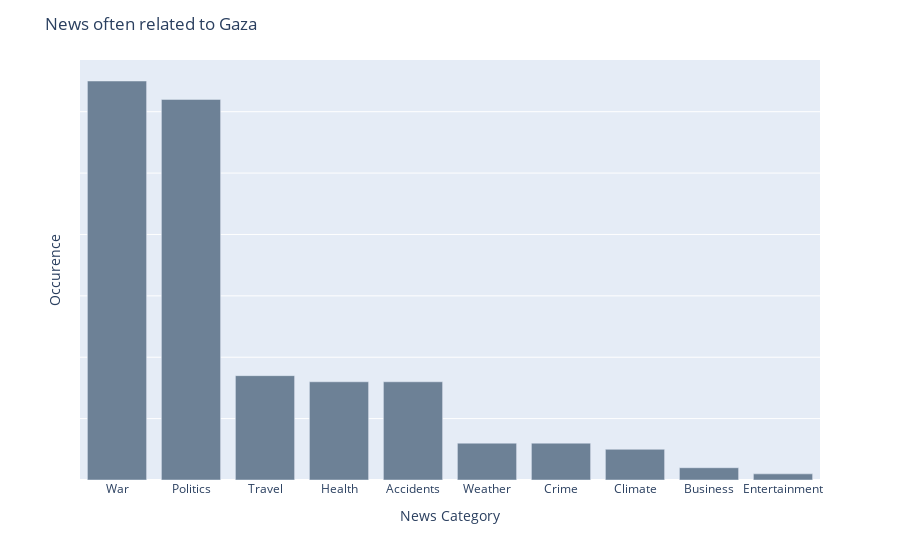

Source (notebook cell):
### Markdown cell above
## What news was cognizance with a particular city?

### Code cell
def city_labels(city):
    """
    Plot the distribution of news categories (predicted labels)
    associated with a given city.

    Steps:
    1. Filter df_preds for rows matching the selected city.
    2. Count how many times each predicted label (category) appears.
    3. Plot the results as a bar chart.
    """

    if city in city_list:
        # Filter rows for the selected city and count label frequencies
        df = (
            df_new_pred[df_new_pred['cities'] == city]['predicted_label']
            .value_counts()    # count occurrences of each category
            .reset_index()     # convert Series → DataFrame
        )

        # By default, value_counts gives columns ["index", "predicted_label"]
        # You might want to rename them for clarity:
        # df.columns = ["predicted_label", "count"]

        # Create a bar chart of categories vs. counts
        fig = px.bar(df, x="predicted_label", y="count")

        # Customize layout (title, axis labels, hide y-ticks if desired)
        fig.update_layout(
            title_text=f"News often related to {city}",
            xaxis_title="\n News Category",
            yaxis_title="Number of Occurence",
            yaxis=dict(title="Occurence", showticklabels=False, ticks="")
            # yaxis_range=[0,10]   # optional: fix the y-axis range
        )

        # Customize bar color
        fig.update_traces(marker_color='#6D8196')

        # Show the plot
        fig.show()
    else:
        # If the city is not found in your city_list
        print(f"{city} could not be sourced!")


# Example usage
city_labels('Gaza')

### Figure 1 — Plotly figure (JSON) as saved in the notebook; plotly's stock layout.template omitted (floating-point values rounded to 4 significant figures)
{"data": [{"hovertemplate": "predicted_label=%{x}<br>count=%{y}<extra></extra>", "legendgroup": "", "marker": {"color": "#6D8196", "pattern": {"shape": ""}}, "name": "", "orientation": "v", "showlegend": false, "textposition": "auto", "type": "bar", "x": ["War", "Politics", "Travel", "Health", "Accidents", "Weather", "Crime", "Climate", "Business", "Entertainment"], "xaxis": "x", "y": [65, 62, 17, 16, 16, 6, 6, 5, 2, 1], "yaxis": "y"}], "layout": {"barmode": "relative", "legend": {"tracegroupgap": 0}, "margin": {"t": 60}, "title": {"text": "News often related to Gaza"}, "xaxis": {"anchor": "y", "domain": [0, 1], "title": {"text": "\n News Category"}}, "yaxis": {"anchor": "x", "domain": [0, 1], "showticklabels": false, "ticks": "", "title": {"text": "Occurence"}}}}
